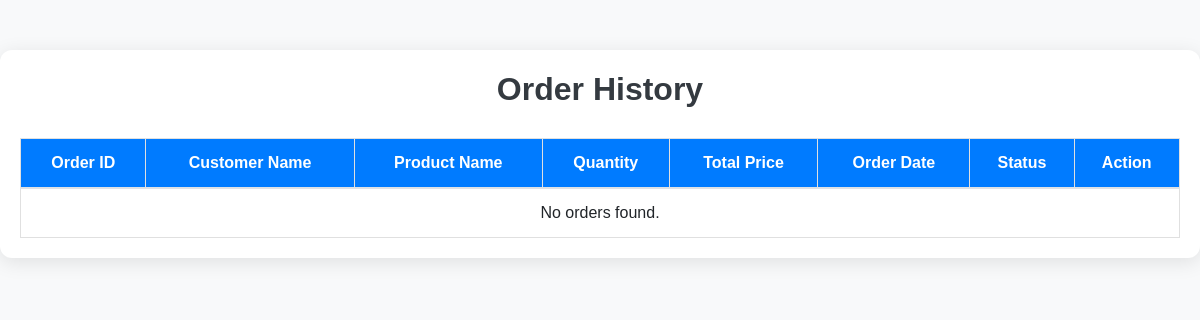
Page /shop_order_history/ on the earlier database version.
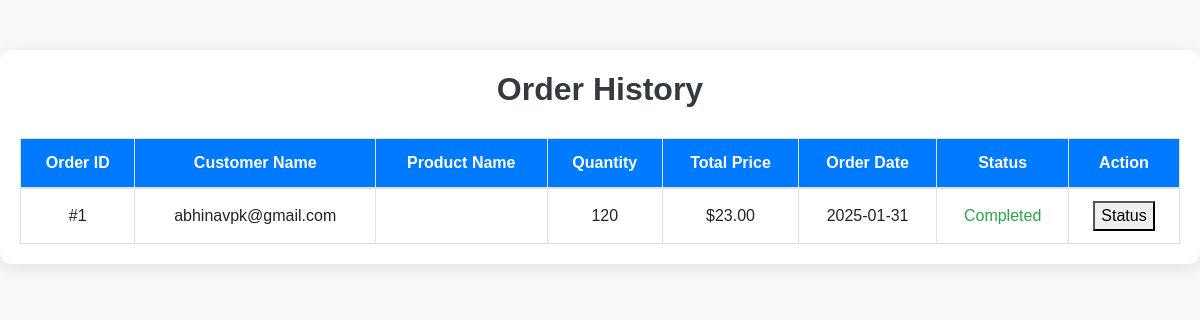
Same page on the later database version.
### petpalaceapp/models.py (models this page shows, shortened)
class OrderHistory(models.Model):
    order_date = models.DateTimeField(auto_now_add=True)
    user=models.ForeignKey(User,on_delete=models.CASCADE,null=True,blank=True)
    products=models.ForeignKey('productWithQuantity',on_delete=models.CASCADE,null=True,blank=True)
    quantity=models.IntegerField(default=0)
    total_amount = models.DecimalField(max_digits=10, decimal_places=2)
    status = models.CharField(max_length=20, choices=[
        ('pending', 'Pending'),
        ('completed', 'Completed'),
        ('cancelled', 'Cancelled'),
    ])

### petpalaceapp/views.py (the view)
# urls.py: path('shop_order_history/', views.shop_order_history, name='shop_order_history'),
def shop_order_history(request):
    orders = OrderHistory.objects.filter()
    return render(request, 'shop_order_history.html', {'orders': orders})

### petpalaceapp/templates/shop_order_history.html (shortened to what this page needs)
<!DOCTYPE html>
<html lang="en">
<head>
    <link rel="stylesheet" href="https://stackpath.bootstrapcdn.com/bootstrap/4.5.2/css/bootstrap.min.css">
    <link rel="stylesheet" href="https://cdnjs.cloudflare.com/ajax/libs/font-awesome/5.15.4/css/all.min.css">
</head>
<body>
    <div class="order-history-container">
        <h2>Order History</h2>
        <table class="table">
            <thead>
                <tr>
                    <th>Order ID</th>
                    <th>Customer Name</th>
                    <th>Product Name</th>
                    <th>Quantity</th>
                    <th>Total Price</th>
                    <th>Order Date</th>
                    <th>Status</th>
                    <th>Action</th>
                </tr>
            </thead>
            <tbody>
                {% for order in orders %}
                <tr>
                    <td>#{{ order.id }}</td>
                    <td>{{ order.user.username }}</td>
                    <td>{{ order.products.name }}</td>
                    <td>{{ order.quantity }}</td>
                    <td>${{ order.total_amount }}</td>
                    <td>{{ order.order_date|date:"Y-m-d" }}</td>
                    <td class="status-{{ order.status }}">{{ order.get_status_display }}</td>
                    <td>
                       <button>Status</button>
                    </td>
                </tr>
                {% empty %}
                <tr>
                    <td colspan="8">No orders found.</td>
                </tr>
                {% endfor %}
            </tbody>
        </table>
    </div>
</body>
</html>

Differences in the rows shown:
added OrderHistory: id "1", user.username "abhinavpk@gmail.com", quantity "120", total_amount "23.00", order_date "2025-01-31", status "Completed"
Other differences:
text no longer shown: "No orders found."
